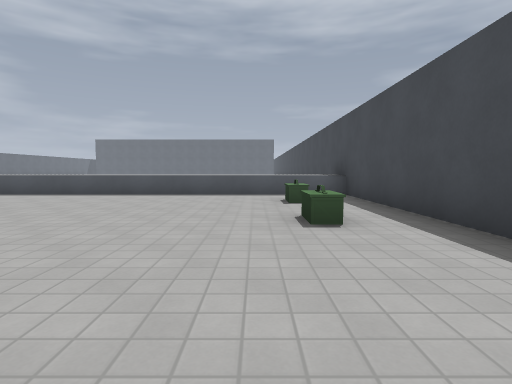
View 1 (above)

22 first-person views from a walk through a level from a Godot 3-D game. The camera is 1.2 m above the floor, tilts 4° down and sees 80° across. The floor is counted in squares, 2 m on a side. Each view is taken from the middle of a square. On the plan, view 1 faces up. The plan holds only what a view shows up to about 9 squares ahead; the rest is blank. The place goes on beyond the plan. Characters and animated objects are left out. Some surface patterns are stand-ins.

View 2
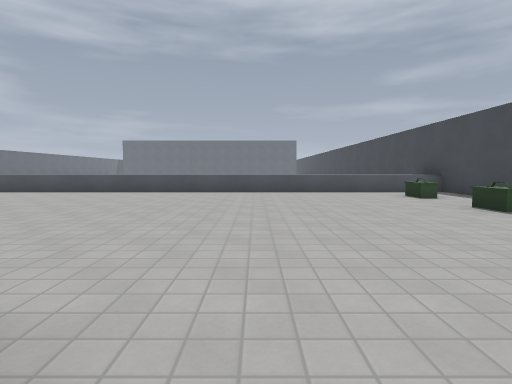

View 3
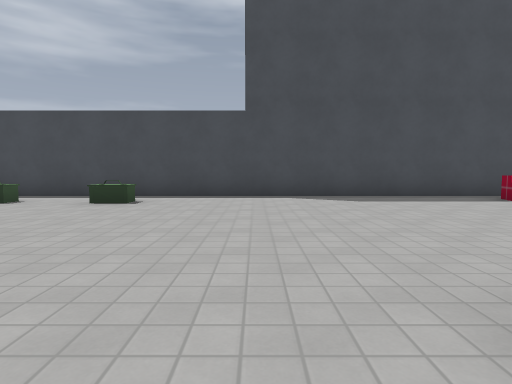

View 4
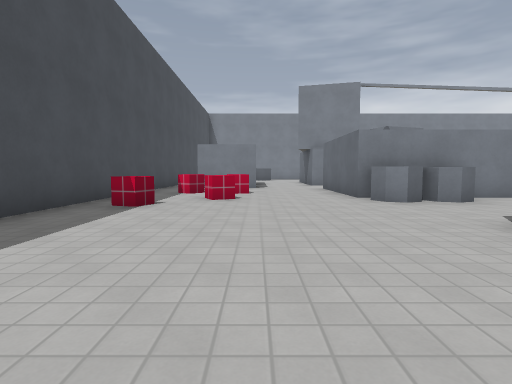

View 5
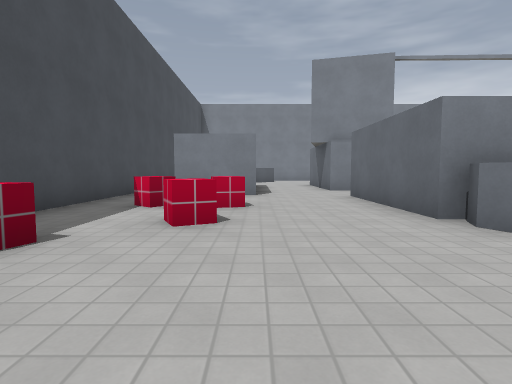

View 6
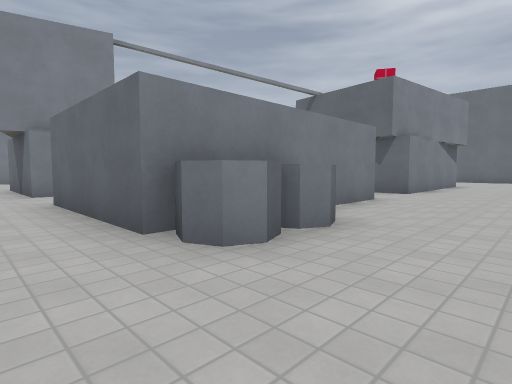

View 7
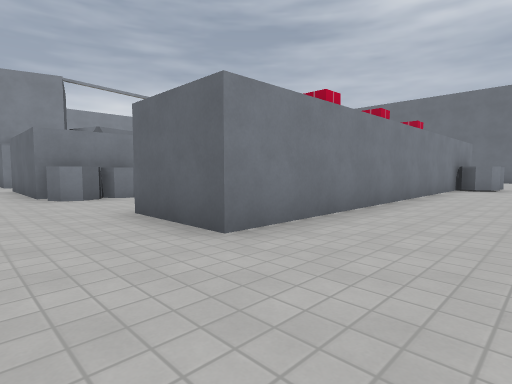

View 8
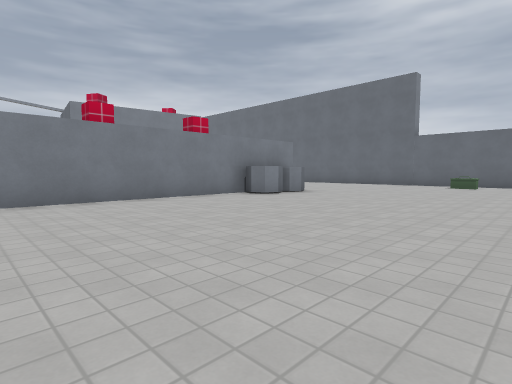

View 9
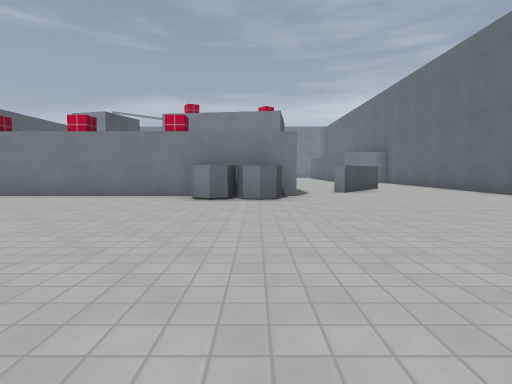

View 10
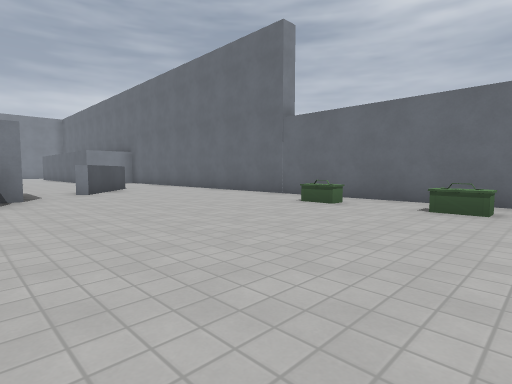

View 11
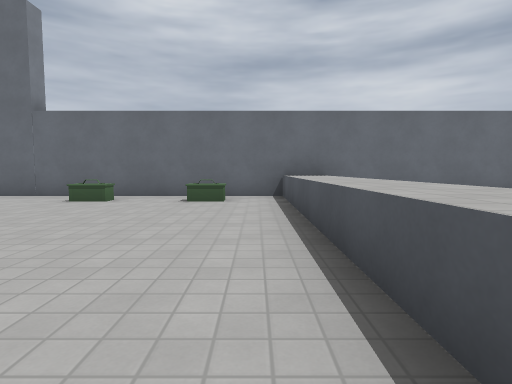

View 12
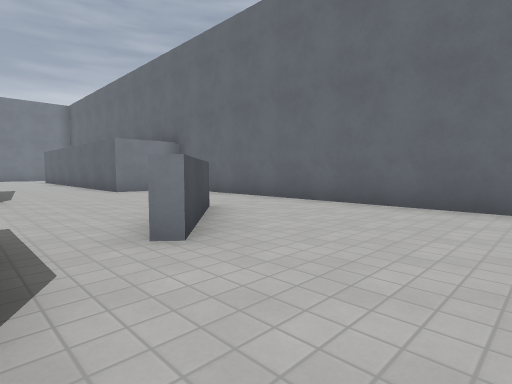

View 13
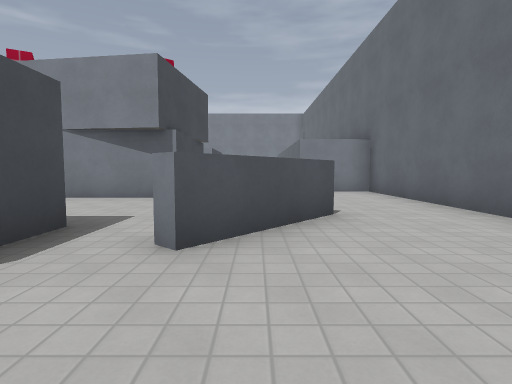

View 14
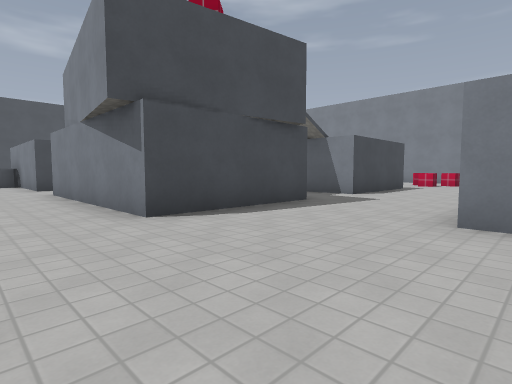

View 15
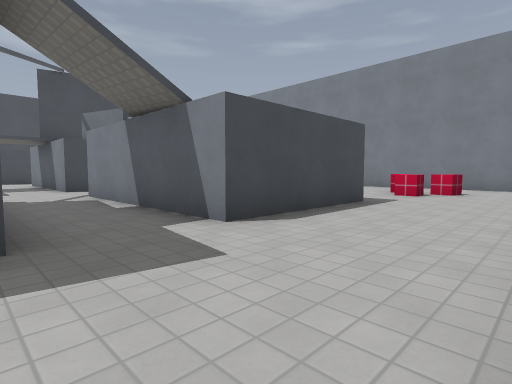

View 16
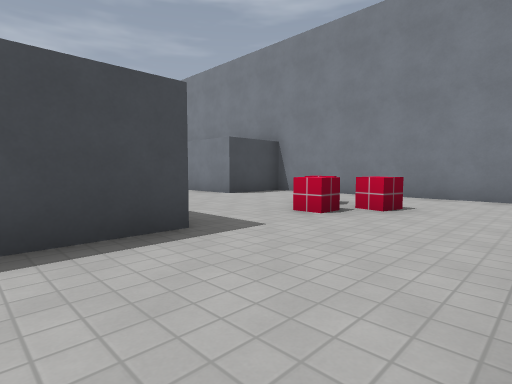

View 17
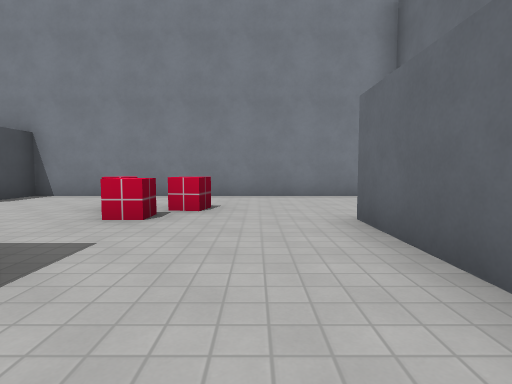

View 18
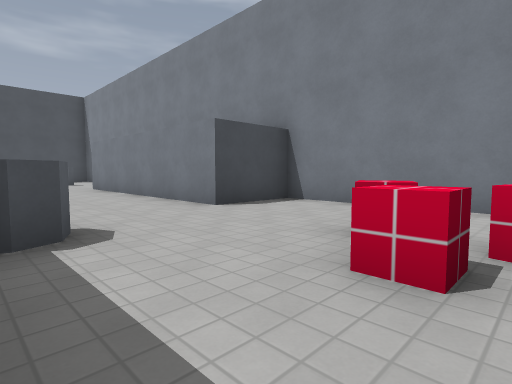

View 19
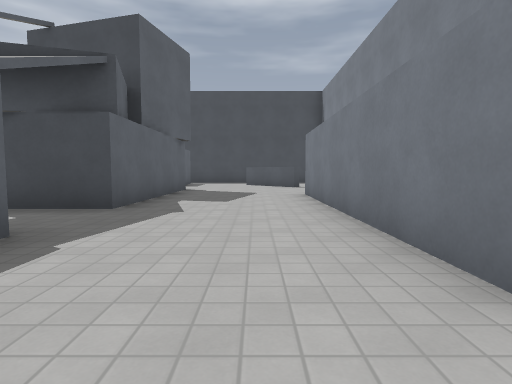

View 20
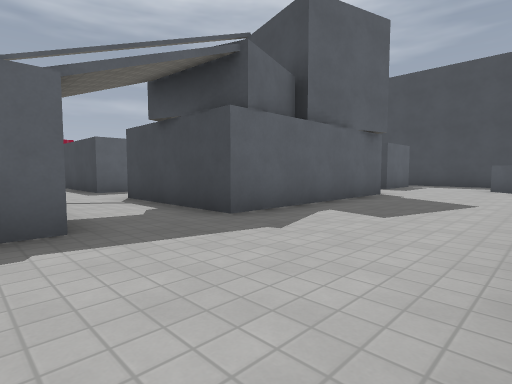

View 21
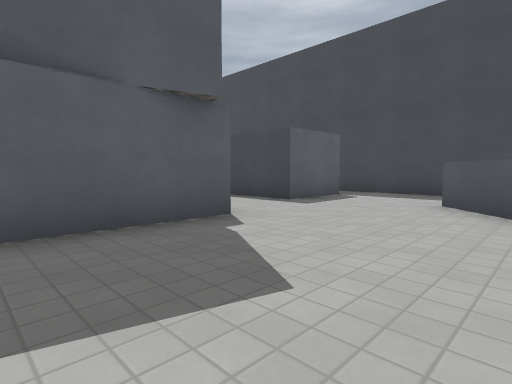

View 22
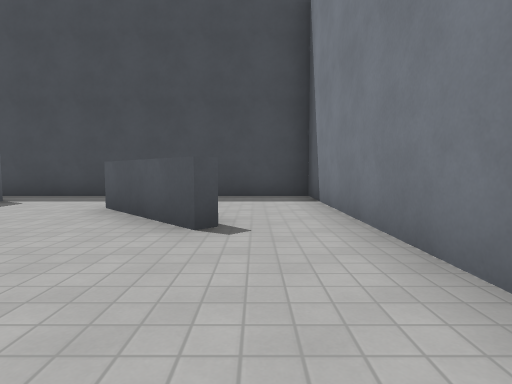

### Floor plan
Key: @ floor where view 1 was taken; # wall or solid block; . floor; = window, fence, low wall or low ledge; ^ raised ledge; B box; O other object.
Columns run from 21 left of view 1 to 3 right of it. Each row starts with its distance up from view 1.
 10  #
  9  # ....                #
  8  ^^^^^^^   ^^^^^^^^^^^^^
  7 #........  .............#
  6 #.O...................O.#
  5 #.......................#
  4 #.O...................O.#
  3 #.......................#
  2 #.......................#
  1 #.......................#
  0 #......^#............@..#
 -1 #.....# ##########......#
 -2 #...^.#          #......#
 -3 #..^#...      ..........#
 -4 #.....................B.#
 -5 #...............^^...B..#
 -6 #.....#####..#####...B..#
 -7 #.....#   #  #   #..B.B.#
 -8 ###...#     .#   #... ..#
 -9   #...#     .##  #...  .#
-10    ............   ..### #
-11    ............   ..#   #
-12    ...#####..##  #..#   #
-13    ...#   #..##  #..#  .#
-14    ...#   #..#####..###.#
-15   #.....# ..............#
-16   #.....................#
-17    ..B...............^  #
-18   ...BB............=^...#
-19   ........######........#
-20   ........#      .......#
-21   #########       #######

Where each view was taken, in squares from view 1:
view 1: 0 up, 0 right, facing up
view 2: 1 down, 3 left, facing up
view 3: 1 up, 5 left, facing right
view 4: 1 up, 1 left, facing down
view 5: 2 down, 1 left, facing down
view 6: 3 down, 2 left, facing down-left
view 7: 2 up, 2 left, facing down-left
view 8: 6 up, 7 left, facing down-left
view 9: 7 up, 14 left, facing down
view 10: 7 up, 14 left, facing down-left
view 11: 7 up, 13 left, facing left
view 12: 1 up, 15 left, facing down-left
view 13: 1 up, 17 left, facing down
view 14: 4 down, 19 left, facing down-right
view 15: 9 down, 18 left, facing down-right
view 16: 13 down, 18 left, facing down-right
view 17: 13 down, 17 left, facing down
view 18: 15 down, 16 left, facing down-right
view 19: 17 down, 13 left, facing right
view 20: 18 down, 11 left, facing up-right
view 21: 18 down, 6 left, facing up-right
view 22: 19 down, 5 left, facing right
